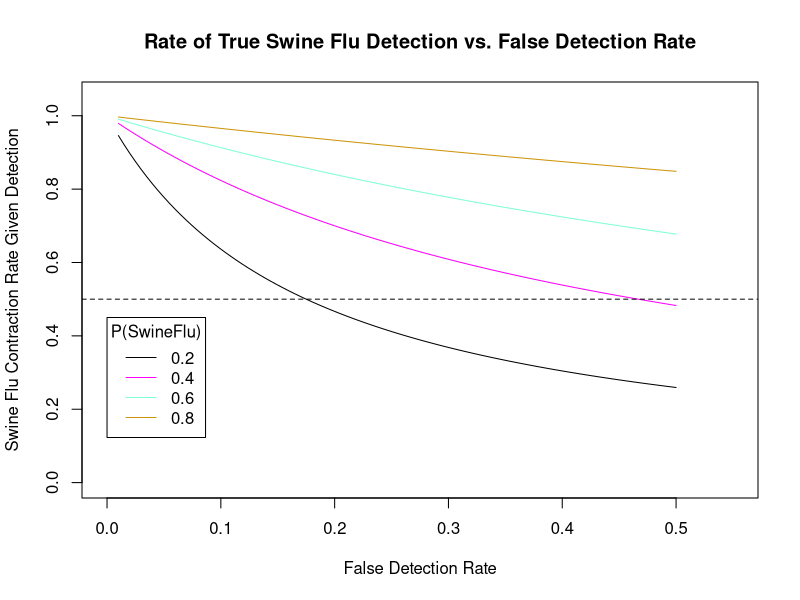
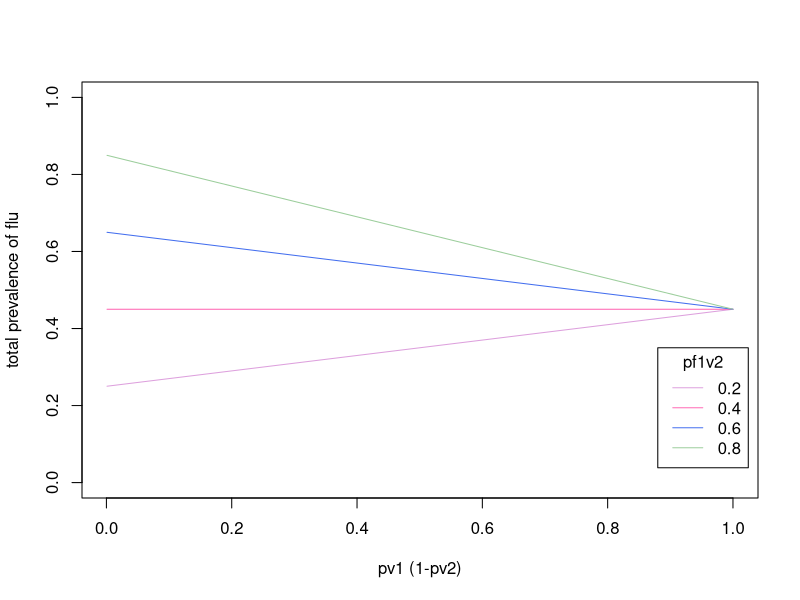
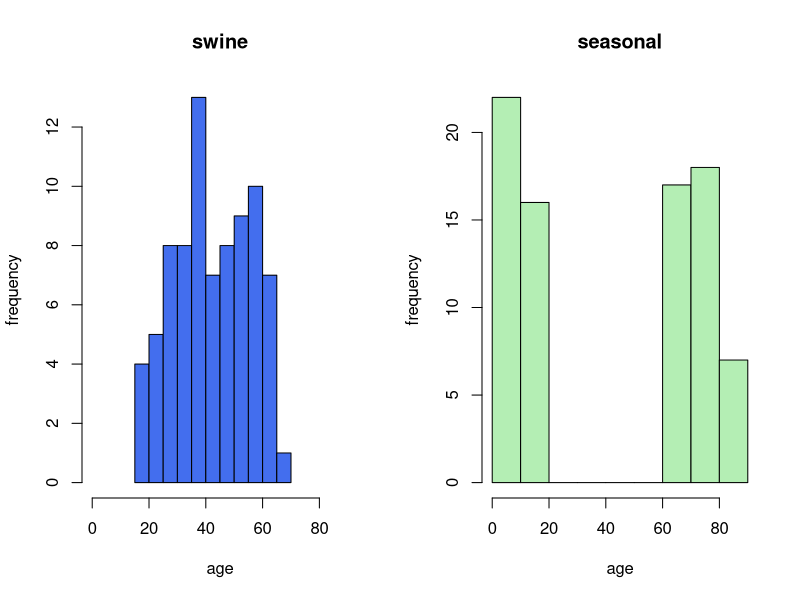
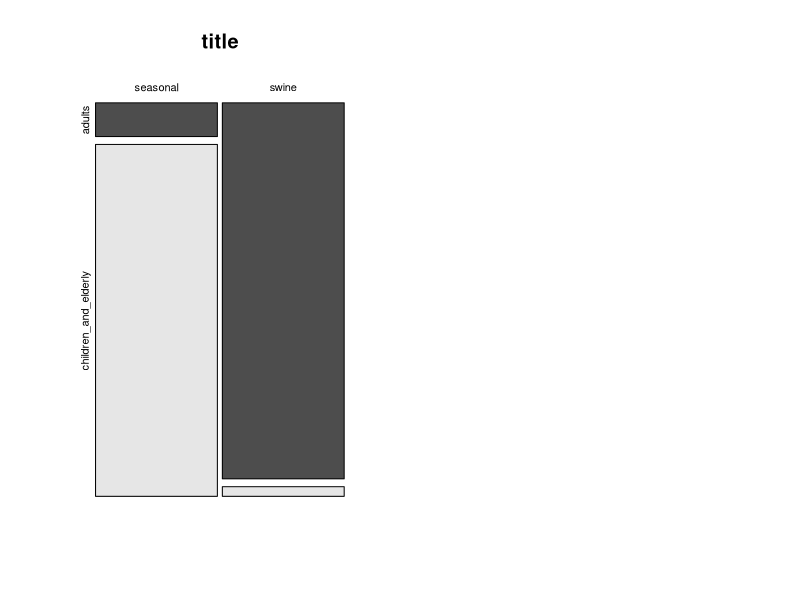

The R source for these figures, in order:
## ---- chunk 1
pF2 <- 0.0003 #P(F1)
pF1nF2 <- 0.001 #P(F1| !F2)
pF1F2 <- 0.001 #P(F1|F2)
pF1 <- pF2*pF1F2 + (1-pF2)*pF1nF2 #0.001 P(F1)
pF1*pF2 == pF2*pF1F2 #true, so independent 
## ---- chunk 2
prF2 <- c(0.2,0.4,0.6,0.8)
pDnF2 <- seq(0.01,0.5, len= 100)
PDF2 <- 0.7
pF2D <- matrix(nrow=4, ncol=100)
bayes <- function(f2,dnf2){
  (f2*0.7)/(0.7*f2 + (1-f2)*dnf2)
  }
for(i in 1:length(prF2)){
  for(j in 1:length(pDnF2)){
    pF2D[i,j] <- bayes(prF2[i],pDnF2[j])
  }
}
## ---- chunk 3
plot(pDnF2,pF2D[1,],type="l",col="black",main="Rate of True Swine Flu Detection vs. False Detection Rate",xlab="False Detection Rate",ylab="Swine Flu Contraction Rate Given Detection", xlim=c(0,0.55), ylim=c(0,1.05))
lines(pDnF2,pF2D[2,],col="magenta")
lines(pDnF2,pF2D[3,],col="aquamarine")
lines(pDnF2,pF2D[4,],col="darkgoldenrod3")
abline(h=0.5,untf=FALSE,lty=2)
legend(0.00,0.45,legend=prF2,title="P(SwineFlu)",lty=1,col=c("black","magenta","aquamarine","darkgoldenrod3"))
## ---- chunk 4
pf1v1 <- 0.05
pf2v1 <- 0.4
pf2v2 <- 0.05
pf1v2 <-  c(0.2, 0.4, 0.6, 0.8)
pv1 <- seq(0.001,1, len= 100)
pv2 <- 1-pv1
pf <- matrix(nrow=4, ncol=100)
for(i in 1:length(pf1v2)){
  pf[i,] <- pf1v1*pv1 + pf1v2[i]*pv2 +pf2v1*pv1 +pf2v2*pv2
}
## ---- chunk 5
plot(pv1,pf[1,],col="plum", type="l", ylim=c(0,1),ylab="total prevalence of flu",xlab="pv1 (1-pv2)")
points(pv1,pf[2,],col="hotpink", type="l")
points(pv1,pf[3,],col="royalblue2",type="l")
points(pv1,pf[4,],col="darkseagreen3",type="l")
legend(0.88,0.35,pf1v2,title="pf1v2",col=c("plum","hotpink","royalblue2","darkseagreen3"), lty=1)
## ---- chunk 6
setwd("C:/Users/AlpTutkun/Desktop/R/BiostatsLabAssn1/data") #change depending on own location
fludata<-read.csv("assn1_dataset1.csv")
str(fludata)
head(fludata)
aggregate(age~flu,FUN=mean,data=fludata) #Swine = 42.7750, Seasonal = 43.3625
aggregate(age~flu,FUN=range,data=fludata) #Swine = 17-66, Seasonal = 1-85
## ---- chunk 7
par(mfrow=c(1,2))
hist(subset(fludata,subset=flu=="swine")$age, xlab="age", ylab="frequency",xlim=c(0,90),col="royalblue2", main="swine")
hist(subset(fludata,subset=flu=="seasonal")$age, xlab="age", ylab="frequency",xlim=c(0,90),col="darkseagreen2", main="seasonal")
## ---- chunk 8
si <- aggregate(age~flu,FUN=length,data=subset(fludata, age>17 & age<66))
sii <- aggregate(age~flu,FUN=length,data=subset(fludata, age<18 | age>65))
df <- data.frame(row.names=si$flu ,adults=si$age,children_and_elderly=sii$age)
df
## ---- chunk 9
mosaicplot(df, main="title", col=TRUE)
## ---- chunk 10
chisq.test(df)
